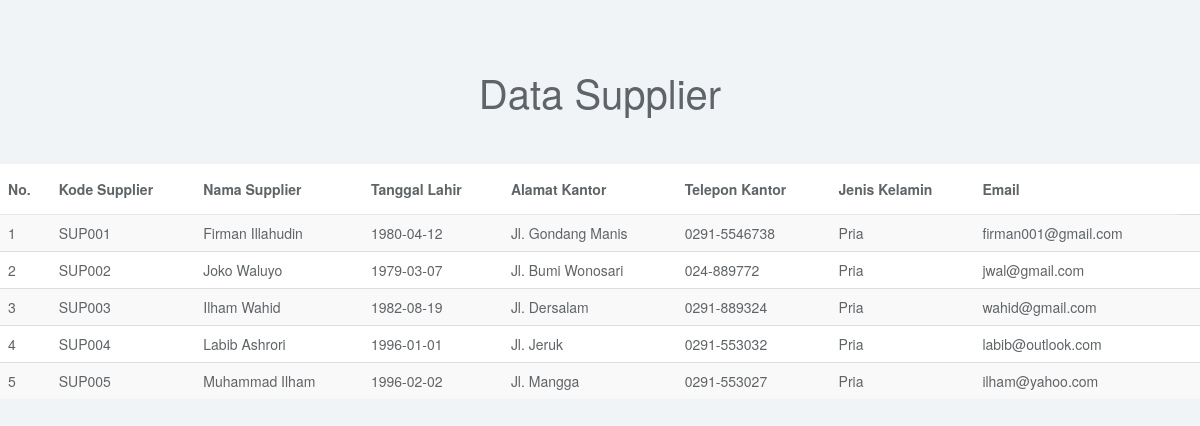
Screenshot of /laporan_supplier.php with the database file from the repository.
### tables this page shows
CREATE TABLE IF NOT EXISTS `supplier` (
  `KodeSupplier` varchar(10) NOT NULL DEFAULT '',
  `NamaSupplier` varchar(50) DEFAULT NULL,
  `TanggalLahir` date DEFAULT NULL,
  `AlamatKantor` varchar(50) DEFAULT NULL,
  `TeleponKantor` varchar(15) DEFAULT NULL,
  `JenisKelamin` varchar(10) DEFAULT NULL,
  `Email` varchar(20) DEFAULT NULL
);

### laporan_supplier.php (the view, shortened to what this page needs)
<!doctype html>
<html>
<head>
<link href="css/bootstrap.min.css" rel="stylesheet">
<link href="css/datepicker3.css" rel="stylesheet">
<link href="css/styles.css" rel="stylesheet">
</head>
<body>
<div class="col-sm-20">
    	<h1 style="text-align: center;">Data Supplier</h1>
        <br>
        <br>
         <div class="table-responsive">
         	<table class="table table-striped" >
            	<thead>
                	<tr>
                    	<th>No.</th>
                        <th>Kode Supplier</th>
                        <th>Nama Supplier</th>
                        <th>Tanggal Lahir</th>
                        <th>Alamat Kantor</th>
                        <th>Telepon Kantor</th>
                        <th>Jenis Kelamin</th>
                        <th>Email</th>
                    </tr>
                 </thead>
                 <tbody>
                 		<?php
							$batas = 10;
			if (isset($_GET['hal'])) {
				$hal = ($_GET['hal']);
				$posisi = ($hal-1) *$batas;
			} else{
				$posisi = 0;
			}
   		if (isset($_POST['btnCari'])) {
			$sql = mysql_query("SELECT * FROM Supplier WHERE NamaSupplier LIKE '%".$_POST['txtCari']."%'
			ORDER BY KodeSupplier LIMIT $posisi, $batas") or die (mysql_error());
		}
		else{
			$sql = mysql_query("SELECT * FROM Supplier ORDER BY KodeSupplier LIMIT $posisi, $batas")
			or die (mysql_error());
		}
							$no=1;
							while ($data = mysql_fetch_array($sql)) {
						?>
                        <tr>
                        	<td><?php echo $no; ?></td>
                            <td><?php echo $data['KodeSupplier']; ?></td>
                            <td><?php echo $data['NamaSupplier']; ?></td>
                            <td><?php echo $data['TanggalLahir']; ?></td>
                            <td><?php echo $data['AlamatKantor']; ?></td>
                            <td><?php echo $data['TeleponKantor']; ?></td>
                            <td><?php echo $data['JenisKelamin']; ?></td>
                            <td><?php echo $data['Email']; ?></td>
    					    <td>
                            </td>
                          </tr>
                          	<?php
								$no++;
							}
							?>
                          </tbody>
                         </table>
                       </div>
                     </div>
</body>
</html>

### css/styles.css (style rules this page uses)
body { background: #f1f4f7; padding-top: 50px; color: #5f6468; }
h1, h2, h3, h4, h5, h6 { color: #5f6468; }
h1 { font-weight: 300; font-size: 40px; }
.table { background: #fff; }
.table>thead>tr>th { border-bottom: 1px solid #e6e7e8; vertical-align: middle; height: 50px; }

### rows the page displays
supplier: KodeSupplier "SUP001", NamaSupplier "Firman Illahudin", TanggalLahir "1980-04-12", AlamatKantor "Jl. Gondang Manis", TeleponKantor "0291-5546738", JenisKelamin "Pria", Email "firman001@gmail.com"
supplier: KodeSupplier "SUP002", NamaSupplier "Joko Waluyo", TanggalLahir "1979-03-07", AlamatKantor "Jl. Bumi Wonosari", TeleponKantor "024-889772", JenisKelamin "Pria", Email "jwal@gmail.com"
supplier: KodeSupplier "SUP003", NamaSupplier "Ilham Wahid", TanggalLahir "1982-08-19", AlamatKantor "Jl. Dersalam", TeleponKantor "0291-889324", JenisKelamin "Pria", Email "wahid@gmail.com"
supplier: KodeSupplier "SUP004", NamaSupplier "Labib Ashrori", TanggalLahir "1996-01-01", AlamatKantor "Jl. Jeruk", TeleponKantor "0291-553032", JenisKelamin "Pria", Email "labib@outlook.com"
supplier: KodeSupplier "SUP005", NamaSupplier "Muhammad Ilham", TanggalLahir "1996-02-02", AlamatKantor "Jl. Mangga", TeleponKantor "0291-553027", JenisKelamin "Pria", Email "ilham@yahoo.com"
